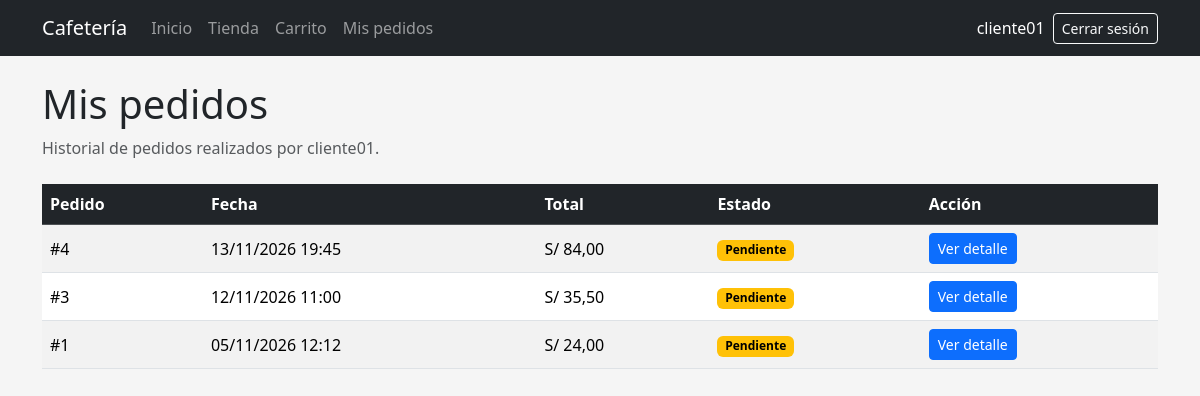
The app's page /mis-pedidos/ (signed in) with its own data.
### pedidos/models.py (models this page shows, shortened)
class Pedido(models.Model):
    class Estado(models.TextChoices):
        PENDIENTE = "PENDIENTE", "Pendiente"
        PREPARACION = "PREPARACION", "En preparación"
        ATENDIDO = "ATENDIDO", "Atendido"
        CANCELADO = "CANCELADO", "Cancelado"
    usuario = models.ForeignKey(
        settings.AUTH_USER_MODEL,
        on_delete=models.CASCADE,
        related_name="pedidos",
    )
    fecha = models.DateTimeField(auto_now_add=True)
    total = models.DecimalField(
        max_digits=10,
        decimal_places=2,
        default=0,
    )
    estado = models.CharField(
        max_length=20,
        choices=Estado.choices,
        default=Estado.PENDIENTE,
    )
    class Meta:
        ordering = ["-fecha"]

### pedidos/views.py (the view)
@login_required
def mis_pedidos(request):
    pedidos = (
        Pedido.objects
        .filter(
            usuario=request.user
        )
        .order_by("-fecha")
    )
    return render(
        request,
        "pedidos/mis_pedidos.html",
        {
            "pedidos": pedidos,
        },
    )

### pedidos/templates/pedidos/mis_pedidos.html
{% extends "base.html" %}
{% block content %}
<div class="mb-4">
    <h1>
        Mis pedidos
    </h1>
    <p class="text-muted">
        Historial de pedidos realizados por
        {{ user.username }}.
    </p>
</div>
{% if pedidos %}
<div class="table-responsive">
    <table class="table table-striped table-hover align-middle">
        <thead class="table-dark">
            <tr>
                <th>
                    Pedido
                </th>
                <th>
                    Fecha
                </th>
                <th>
                    Total
                </th>
                <th>
                    Estado
                </th>
                <th>
                    Acción
                </th>
            </tr>
        </thead>
        <tbody>
            {% for pedido in pedidos %}
            <tr>
                <td>
                    #{{ pedido.id }}
                </td>
                <td>
                    {{ pedido.fecha|date:"d/m/Y H:i" }}
                </td>
                <td>
                    S/ {{ pedido.total }}
                </td>
                <td>
                    {% include "pedidos/_estado_badge.html" with pedido=pedido %}
                </td>
                <td>
                    <a
                        href="{% url 'detalle_pedido' pedido.id %}"
                        class="btn btn-primary btn-sm"
                    >
                        Ver detalle
                    </a>
                </td>
            </tr>
            {% endfor %}
        </tbody>
    </table>
</div>
{% else %}
<div class="alert alert-info">
    Todavía no existen pedidos registrados
    para este usuario.
</div>
{% endif %}
{% endblock %}

### pedidos/templates/base.html (shortened to what this page needs)
{% load static %}
<!DOCTYPE html>
<html lang="es">
<head>
    <link
        href="https://cdn.jsdelivr.net/npm/bootstrap@5.3.3/dist/css/bootstrap.min.css"
        rel="stylesheet"
    >
    <link
        rel="stylesheet"
        href="{% static 'css/base.css' %}"
    >
</head>
<body>
{% if user.is_authenticated %}
<nav
    class="navbar navbar-expand-lg bg-dark"
    data-bs-theme="dark"
>
    <div class="container">
        <a
            class="navbar-brand"
            href="{% url 'inicio' %}"
        >
            Cafetería
        </a>
        <div
            class="collapse navbar-collapse"
            id="menuPrincipal"
        >
            <div class="navbar-nav me-auto">
                <a
                    class="nav-link"
                    href="{% url 'inicio' %}"
                >
                    Inicio
                </a>
                <a
                    class="nav-link"
                    href="{% url 'tienda' %}"
                >
                    Tienda
                </a>
                <a
                    class="nav-link"
                    href="{% url 'ver_carrito' %}"
                >
                    Carrito
                </a>
                <a
                    class="nav-link"
                    href="{% url 'mis_pedidos' %}"
                >
                    Mis pedidos
                </a>
            </div>
            <div
                class="d-flex align-items-center gap-2"
            >
                <span
                    class="navbar-text text-white"
                >
                    {{ user.username }}
                </span>
                <form
                    method="post"
                    action="{% url 'logout' %}"
                    class="m-0"
                >
                    <button
                        type="submit"
                        class="btn btn-outline-light btn-sm"
                    >
                        Cerrar sesión
                    </button>
                </form>
            </div>
        </div>
    </div>
</nav>
{% endif %}
<main class="container py-4">
    {% block content %}
    {% endblock %}
</main>
</body>
</html>

### pedidos/templates/pedidos/_estado_badge.html
{% if pedido.estado == "PENDIENTE" %}
    <span class="badge text-bg-warning">
        Pendiente
    </span>
{% elif pedido.estado == "PREPARACION" %}
    <span class="badge text-bg-primary">
        En preparación
    </span>
{% elif pedido.estado == "ATENDIDO" %}
    <span class="badge text-bg-success">
        Atendido
    </span>
{% elif pedido.estado == "CANCELADO" %}
    <span class="badge text-bg-danger">
        Cancelado
    </span>
{% else %}
    <span class="badge text-bg-secondary">
        {{ pedido.get_estado_display }}
    </span>
{% endif %}

### static/css/base.css (style rules this page uses)
body { background-color: #f4f4f4; }
.navbar form { width: auto; }
.navbar form button { width: auto; }
body { background-color: #f5f5f5; }

### records on screen
Pedido: id "4", fecha "13/11/2026 19:45", total "84,00", estado "Pendiente"
Pedido: id "3", fecha "12/11/2026 11:00", total "35,50", estado "Pendiente"
Pedido: id "1", fecha "05/11/2026 12:12", total "24,00", estado "Pendiente"

### other values on screen
{{ user.username }} "cliente01"
